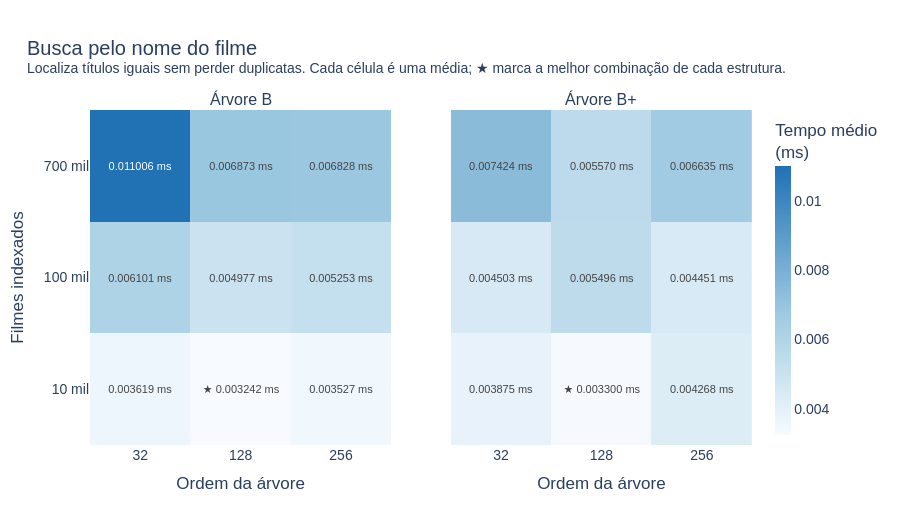

The code cell stored with this chart in its notebook:
### Markdown cell above
### Busca pelo nome do filme

Mede a localização de títulos normalizados, preservando filmes diferentes que possuem o mesmo nome.

### Code cell
figures["03_search_by_title"].show()

### Figure 1 — Plotly figure (JSON) as saved in the notebook; plotly's stock layout.template omitted (floating-point values rounded to 4 significant figures)
{"data": [{"coloraxis": "coloraxis", "hovertemplate": "B-tree<br>Ordem: %{x}<br>Filmes: %{y}<br>Tempo médio: %{z:.6f} ms<extra></extra>", "showscale": false, "text": [["0.003619 ms", "★ 0.003242 ms", "0.003527 ms"], ["0.006101 ms", "0.004977 ms", "0.005253 ms"], ["0.011006 ms", "0.006873 ms", "0.006828 ms"]], "texttemplate": "%{text}", "type": "heatmap", "x": ["32", "128", "256"], "xaxis": "x", "y": ["10 mil", "100 mil", "700 mil"], "yaxis": "y", "z": [[0.003619, 0.003242, 0.003527], [0.006101, 0.004977, 0.005253], [0.01101, 0.006873, 0.006828]]}, {"coloraxis": "coloraxis", "hovertemplate": "B+ tree<br>Ordem: %{x}<br>Filmes: %{y}<br>Tempo médio: %{z:.6f} ms<extra></extra>", "showscale": false, "text": [["0.003875 ms", "★ 0.003300 ms", "0.004268 ms"], ["0.004503 ms", "0.005496 ms", "0.004451 ms"], ["0.007424 ms", "0.005570 ms", "0.006635 ms"]], "texttemplate": "%{text}", "type": "heatmap", "x": ["32", "128", "256"], "xaxis": "x2", "y": ["10 mil", "100 mil", "700 mil"], "yaxis": "y2", "z": [[0.003875, 0.0033, 0.004268], [0.004503, 0.005496, 0.004451], [0.007424, 0.00557, 0.006635]]}], "layout": {"annotations": [{"font": {"size": 16}, "showarrow": false, "text": "Árvore B", "x": 0.2275, "xanchor": "center", "xref": "paper", "y": 1, "yanchor": "bottom", "yref": "paper"}, {"font": {"size": 16}, "showarrow": false, "text": "Árvore B+", "x": 0.7725, "xanchor": "center", "xref": "paper", "y": 1, "yanchor": "bottom", "yref": "paper"}], "coloraxis": {"colorbar": {"thickness": 16, "title": {"text": "Tempo médio<br>(ms)"}}, "colorscale": [[0, "#f7fbff"], [0.45, "#9ecae1"], [1, "#2171b5"]]}, "font": {"family": "Arial", "size": 14}, "height": 520, "margin": {"b": 75, "l": 90, "r": 110, "t": 110}, "title": {"text": "Busca pelo nome do filme<br><sup>Localiza títulos iguais sem perder duplicatas. Cada célula é uma média; ★ marca a melhor combinação de cada estrutura.</sup>", "x": 0.03}, "xaxis": {"anchor": "y", "domain": [0, 0.455], "title": {"text": "Ordem da árvore"}, "type": "category"}, "xaxis2": {"anchor": "y2", "domain": [0.545, 1], "title": {"text": "Ordem da árvore"}, "type": "category"}, "yaxis": {"anchor": "x", "domain": [0, 1], "title": {"text": "Filmes indexados"}, "type": "category"}, "yaxis2": {"anchor": "x2", "domain": [0, 1], "matches": "y", "showticklabels": false}}}
